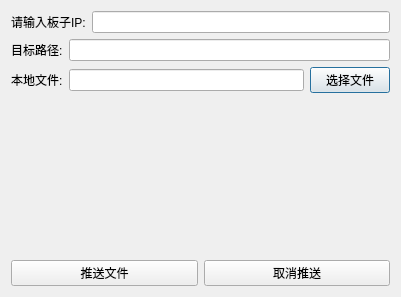
<?xml version="1.0" encoding="UTF-8"?>
<ui version="4.0">
 <class>ScpPush</class>
 <widget class="QDialog" name="ScpPush">
  <property name="geometry">
   <rect>
    <x>0</x>
    <y>0</y>
    <width>401</width>
    <height>297</height>
   </rect>
  </property>
  <property name="windowTitle">
   <string>ScpPush</string>
  </property>
  <property name="styleSheet">
   <string notr="true">font: 11pt &quot;Sans Serif&quot;;</string>
  </property>
  <layout class="QGridLayout" name="gridLayout">
   <item row="0" column="0">
    <layout class="QVBoxLayout" name="verticalLayout">
     <item>
      <layout class="QHBoxLayout" name="horizontalLayout_4">
       <item>
        <widget class="QLabel" name="label_5">
         <property name="text">
          <string>请输入板子IP:</string>
         </property>
        </widget>
       </item>
       <item>
        <widget class="QLineEdit" name="lineEdit"/>
       </item>
      </layout>
     </item>
     <item>
      <layout class="QHBoxLayout" name="horizontalLayout_3">
       <item>
        <widget class="QLabel" name="label">
         <property name="text">
          <string>目标路径:</string>
         </property>
        </widget>
       </item>
       <item>
        <widget class="QLineEdit" name="lineEdit_2"/>
       </item>
      </layout>
     </item>
     <item>
      <layout class="QHBoxLayout" name="horizontalLayout">
       <item>
        <widget class="QLabel" name="label_2">
         <property name="styleSheet">
          <string notr="true">LOG保存路径</string>
         </property>
         <property name="text">
          <string>本地文件:</string>
         </property>
        </widget>
       </item>
       <item>
        <widget class="QLineEdit" name="lineEdit_3"/>
       </item>
       <item>
        <widget class="QPushButton" name="pushButton_3">
         <property name="text">
          <string>选择文件</string>
         </property>
        </widget>
       </item>
      </layout>
     </item>
     <item>
      <layout class="QVBoxLayout" name="verticalLayout_2">
       <item>
        <widget class="QLabel" name="label_3">
         <property name="text">
          <string/>
         </property>
        </widget>
       </item>
       <item>
        <widget class="QLabel" name="label_4">
         <property name="text">
          <string/>
         </property>
        </widget>
       </item>
      </layout>
     </item>
     <item>
      <layout class="QHBoxLayout" name="horizontalLayout_2">
       <item>
        <widget class="QPushButton" name="pushButton">
         <property name="text">
          <string>推送文件</string>
         </property>
        </widget>
       </item>
       <item>
        <widget class="QPushButton" name="pushButton_2">
         <property name="text">
          <string>取消推送</string>
         </property>
        </widget>
       </item>
      </layout>
     </item>
    </layout>
   </item>
  </layout>
 </widget>
 <resources/>
 <connections/>
</ui>
